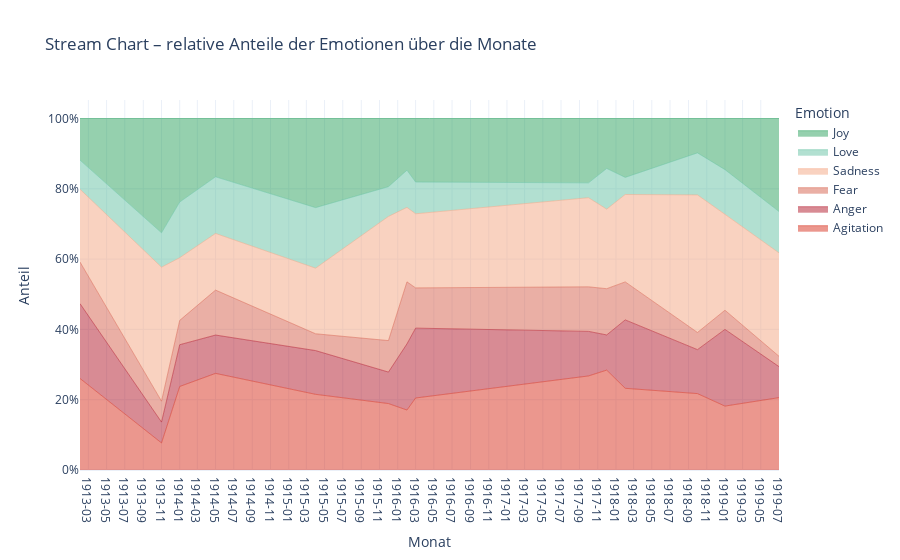

The code cell stored with this chart in its notebook:
### Code cell
# Stream Chart (relative Anteile) – Plotly ohne NumPy/Pandas
import sys, subprocess, csv, re, datetime as dt
from collections import defaultdict, OrderedDict

# Plotly sicherstellen
subprocess.run([sys.executable, "-m", "pip", "install", "-q", "plotly"], check=False)
import plotly.graph_objects as go

# ---- Einstellungen ----
TSV  = r"C:\Users\sam97xs\Stabi_Hackathon\Results\ALL_emotions_means_by_id.tsv"  # <— anpassen
FREQ = "month"   # "month" oder "year"

EMOS = ["Joy","Love","Fear","Anger","Sadness","Agitation"]

def to_float(x):
    if x is None: return 0.0
    s = str(x).strip()
    if not s: return 0.0
    try: return float(s.replace(",", "."))
    except: return 0.0

DATE_RE = re.compile(r"(\d{4})-(\d{2})-(\d{2})")
def extract_ymd(s):
    m = DATE_RE.search(s or "")
    if not m: return None, None, None
    return int(m.group(1)), int(m.group(2)), int(m.group(3))

# ---- Aggregation pro Periode (Monat/Jahr) ----
# sums[period_key][emo] = sum of mean_emotion values; cnts[period_key] = rows counted
sums = defaultdict(lambda: defaultdict(float))
cnts = defaultdict(int)

with open(TSV, "r", encoding="utf-8", errors="ignore", newline="") as f:
    r = csv.DictReader(f, delimiter="\t")
    headers = r.fieldnames or []
    have_year_col = "year" in headers
    # check that at least one mean_* exists
    have_means = any((f"mean_{e}" in headers) for e in EMOS)
    if not have_means:
        raise RuntimeError("Keine Spalten 'mean_*' gefunden (z. B. mean_Joy).")

    for row in r:
        # Zeitraum bestimmen
        if FREQ == "year":
            # bevorzugt 'year', sonst aus id
            try:
                year = int(float(str(row.get("year","")).replace(",", "."))) if have_year_col else None
            except:
                year = None
            if year is None:
                y, m, d = extract_ymd(row.get("id",""))
                year = y
            if year is None: 
                continue
            key = (year,)
        else:
            # month
            y, m, d = extract_ymd(row.get("id",""))
            if y is None or m is None:
                continue
            key = (y, m)

            # optional: wenn du „Monatserste“ o. spezifische Sampling-Regeln hast, greift das hier automatisch,
            # weil nur vorhandene Zeilen berücksichtigt werden.

        cnts[key] += 1
        for e in EMOS:
            col = f"mean_{e}"
            if col in headers:
                sums[key][e] += to_float(row.get(col))

# ---- Mittel & Anteile pro Periode ----
# 1) (optional) Mittel pro Periode -> hier nicht zwingend nötig, da wir relative Anteile bilden
# 2) relative Anteile: share = emo_sum / sum_all_emos
periods = sorted(sums.keys())  # chronologisch
shares = OrderedDict()
for k in periods:
    total = sum(sums[k].get(e, 0.0) for e in EMOS)
    if total <= 0:
        shares[k] = {e: 0.0 for e in EMOS}
    else:
        shares[k] = {e: (sums[k].get(e, 0.0) / total) for e in EMOS}

# X-Achse (echte Datumswerte für Monat, integer für Jahr)
if FREQ == "year":
    x_vals = [k[0] for k in periods]  # Jahre als Zahlen
else:
    x_vals = [dt.date(k[0], k[1], 1) for k in periods]

# ---- Farben (positive ähnlich, negative ähnlich) ----
pos_palette = {"Joy": "#2ca25f", "Love": "#66c2a4"}       # Grünfamilie
neg_palette = {
    "Anger": "#b2182b", "Fear": "#d6604d",
    "Sadness": "#f4a582", "Agitation": "#d7301f"          # Rot-/Orangetöne
}
color_map = {**pos_palette, **neg_palette}

# ---- Stream/Stacked Area (normalized) ----
fig = go.Figure()
# Reihenfolge kann die visuelle „Strömung“ beeinflussen.
# Hier zuerst Negatives, dann Positives (ändere nach Geschmack).
plot_order = ["Agitation","Anger","Fear","Sadness","Love","Joy"]

for e in plot_order:
    y_vals = [shares[k].get(e, 0.0) for k in periods]
    fig.add_trace(go.Scatter(
        x=x_vals, y=y_vals, name=e,
        mode="lines",
        line=dict(width=0.5, color=color_map.get(e)),
        stackgroup="one",             # aktiviert Flächenstacking
        groupnorm="fraction",         # jede Periode auf 1 normalisieren
        hovertemplate=f"{e}: %{y:.1%}<extra></extra>"
    ))

title_freq = "Monate" if FREQ == "month" else "Jahre"
fig.update_layout(
    title=f"Stream Chart – relative Anteile der Emotionen über die {title_freq}",
    template="plotly_white",
    legend_title="Emotion",
    yaxis=dict(tickformat=".0%", title="Anteil"),
    xaxis_title=("Monat" if FREQ == "month" else "Jahr"),
    hovermode="x unified"
)

# Monats-Ticks hübscher
if FREQ == "month":
    fig.update_xaxes(dtick="M2", tickformat="%Y-%m")  # alle 2 Monate (anpassen nach Dichte)

fig.show()

# Optional speichern:
# fig.write_html("emotions_stream_relative.html", include_plotlyjs="cdn")

### Figure 1 — Plotly figure (JSON) as saved in the notebook; plotly's stock layout.template omitted (floating-point values rounded to 4 significant figures)
{"data": [{"groupnorm": "fraction", "hovertemplate": "Agitation: %191900.0%<extra></extra>", "line": {"color": "#d7301f", "width": 0.5}, "mode": "lines", "name": "Agitation", "stackgroup": "one", "type": "scatter", "x": ["1913-02-01", "1913-11-01", "1914-01-01", "1914-05-01", "1915-04-01", "1915-12-01", "1916-02-01", "1916-03-01", "1917-10-01", "1917-12-01", "1918-02-01", "1918-10-01", "1919-01-01", "1919-07-01"], "y": [0.2604, 0.07692, 0.2376, 0.2749, 0.2153, 0.1891, 0.1706, 0.2048, 0.2676, 0.2842, 0.2324, 0.2174, 0.1818, 0.2059]}, {"groupnorm": "fraction", "hovertemplate": "Anger: %191900.0%<extra></extra>", "line": {"color": "#b2182b", "width": 0.5}, "mode": "lines", "name": "Anger", "stackgroup": "one", "type": "scatter", "x": ["1913-02-01", "1913-11-01", "1914-01-01", "1914-05-01", "1915-04-01", "1915-12-01", "1916-02-01", "1916-03-01", "1917-10-01", "1917-12-01", "1918-02-01", "1918-10-01", "1919-01-01", "1919-07-01"], "y": [0.213, 0.05944, 0.1188, 0.109, 0.1244, 0.08955, 0.1882, 0.1988, 0.1268, 0.1, 0.1946, 0.125, 0.2182, 0.08824]}, {"groupnorm": "fraction", "hovertemplate": "Fear: %191900.0%<extra></extra>", "line": {"color": "#d6604d", "width": 0.5}, "mode": "lines", "name": "Fear", "stackgroup": "one", "type": "scatter", "x": ["1913-02-01", "1913-11-01", "1914-01-01", "1914-05-01", "1915-04-01", "1915-12-01", "1916-02-01", "1916-03-01", "1917-10-01", "1917-12-01", "1918-02-01", "1918-10-01", "1919-01-01", "1919-07-01"], "y": [0.1183, 0.05944, 0.06931, 0.128, 0.04785, 0.08955, 0.1765, 0.1145, 0.1268, 0.1316, 0.1081, 0.04891, 0.05455, 0.02941]}, {"groupnorm": "fraction", "hovertemplate": "Sadness: %191900.0%<extra></extra>", "line": {"color": "#f4a582", "width": 0.5}, "mode": "lines", "name": "Sadness", "stackgroup": "one", "type": "scatter", "x": ["1913-02-01", "1913-11-01", "1914-01-01", "1914-05-01", "1915-04-01", "1915-12-01", "1916-02-01", "1916-03-01", "1917-10-01", "1917-12-01", "1918-02-01", "1918-10-01", "1919-01-01", "1919-07-01"], "y": [0.2071, 0.3811, 0.1782, 0.1611, 0.1866, 0.3532, 0.2118, 0.2108, 0.2535, 0.2263, 0.2486, 0.3913, 0.2727, 0.2941]}, {"groupnorm": "fraction", "hovertemplate": "Love: %191900.0%<extra></extra>", "line": {"color": "#66c2a4", "width": 0.5}, "mode": "lines", "name": "Love", "stackgroup": "one", "type": "scatter", "x": ["1913-02-01", "1913-11-01", "1914-01-01", "1914-05-01", "1915-04-01", "1915-12-01", "1916-02-01", "1916-03-01", "1917-10-01", "1917-12-01", "1918-02-01", "1918-10-01", "1919-01-01", "1919-07-01"], "y": [0.08284, 0.0979, 0.1584, 0.1611, 0.1722, 0.08458, 0.1059, 0.09036, 0.04225, 0.1158, 0.04865, 0.1196, 0.1273, 0.1176]}, {"groupnorm": "fraction", "hovertemplate": "Joy: %191900.0%<extra></extra>", "line": {"color": "#2ca25f", "width": 0.5}, "mode": "lines", "name": "Joy", "stackgroup": "one", "type": "scatter", "x": ["1913-02-01", "1913-11-01", "1914-01-01", "1914-05-01", "1915-04-01", "1915-12-01", "1916-02-01", "1916-03-01", "1917-10-01", "1917-12-01", "1918-02-01", "1918-10-01", "1919-01-01", "1919-07-01"], "y": [0.1183, 0.3252, 0.2376, 0.1659, 0.2536, 0.194, 0.1471, 0.1807, 0.1831, 0.1421, 0.1676, 0.09783, 0.1455, 0.2647]}], "layout": {"hovermode": "x unified", "legend": {"title": {"text": "Emotion"}}, "title": {"text": "Stream Chart – relative Anteile der Emotionen über die Monate"}, "xaxis": {"dtick": "M2", "tickformat": "%Y-%m", "title": {"text": "Monat"}}, "yaxis": {"tickformat": ".0%", "title": {"text": "Anteil"}}}}
